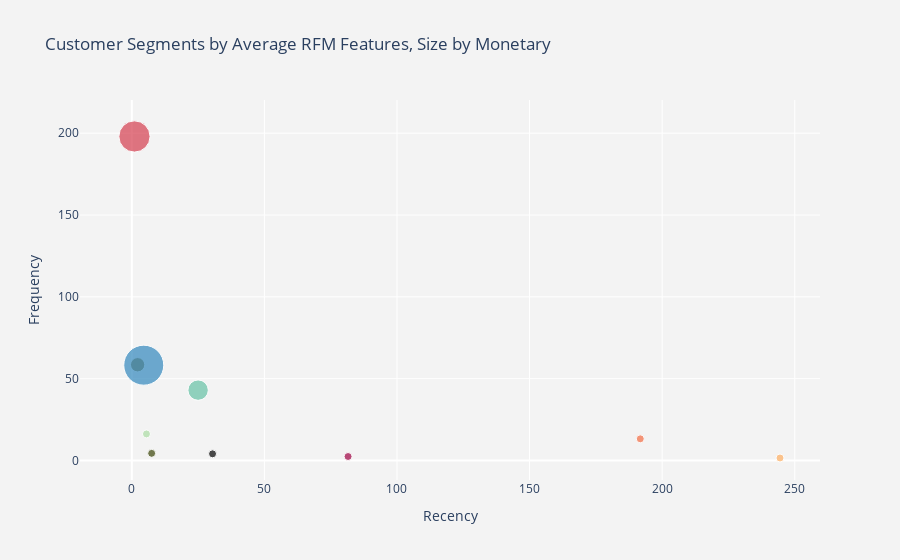

The code cell stored with this chart in its notebook:
### Code cell
fig = go.Figure(
    data=[
        go.Scatter(       
            x=agg_segment['Recency'],
            y=agg_segment['Frequency'],
            mode='markers',
            marker=dict(
                size=agg_segment['Monetary'],
                sizemode='area',
                sizeref=2.*max(agg_segment['Monetary'])/(40.**2),
                sizemin=4,
                color=agg_segment['color']
            ),
            text=agg_segment['text']
        )
    ]
)

fig.update_layout(
    title=dict(text='Customer Segments by Average RFM Features, Size by Monetary'),
    xaxis=dict(title=dict(text='Recency')),
    yaxis=dict(title=dict(text='Frequency')),
    paper_bgcolor='rgb(243, 243, 243)',
    plot_bgcolor='rgb(243, 243, 243)'
)

### Figure 1 — Plotly figure (JSON) as saved in the notebook; plotly's stock layout.template omitted (floating-point values rounded to 4 significant figures)
{"data": [{"marker": {"color": ["#9e0142", "#d53e4f", "#f46d43", "#fdae61", "#7c6523", "#000000", "#3b4507", "#abdda4", "#66c2a5", "#3288bd"], "size": [924.0, 128300.0, 3495.0, 515.5, 26940.0, 1522.0, 1476.0, 8167.0, 54830.0, 210400.0], "sizemin": 4, "sizemode": "area", "sizeref": 262.9}, "mode": "markers", "text": ["Segment: About to Sleep<br>Monetary: 924.0104811676083<br>", "Segment: Champions<br>Monetary: 128333.73<br>", "Segment: Hibernating<br>Monetary: 3494.61875<br>", "Segment: Lost Customers<br>Monetary: 515.4616240671642<br>", "Segment: Loyal Customers<br>Monetary: 26941.39222222222<br>", "Segment: Needs Attention<br>Monetary: 1522.4440137111517<br>", "Segment: New Customers<br>Monetary: 1476.182091898428<br>", "Segment: Potential Loyalists<br>Monetary: 8167.4657081545065<br>", "Segment: Promising<br>Monetary: 54827.6125<br>", "Segment: Runner-ups<br>Monetary: 210353.22999999998<br>"], "type": "scatter", "x": [81.55, 1, 191.8, 244.4, 2.185, 30.45, 7.487, 5.524, 25, 4.5], "y": [2.444, 198, 13.25, 1.534, 58.52, 4.079, 4.378, 16.24, 43, 58.25]}], "layout": {"paper_bgcolor": "rgb(243, 243, 243)", "plot_bgcolor": "rgb(243, 243, 243)", "title": {"text": "Customer Segments by Average RFM Features, Size by Monetary"}, "xaxis": {"title": {"text": "Recency"}}, "yaxis": {"title": {"text": "Frequency"}}}}
